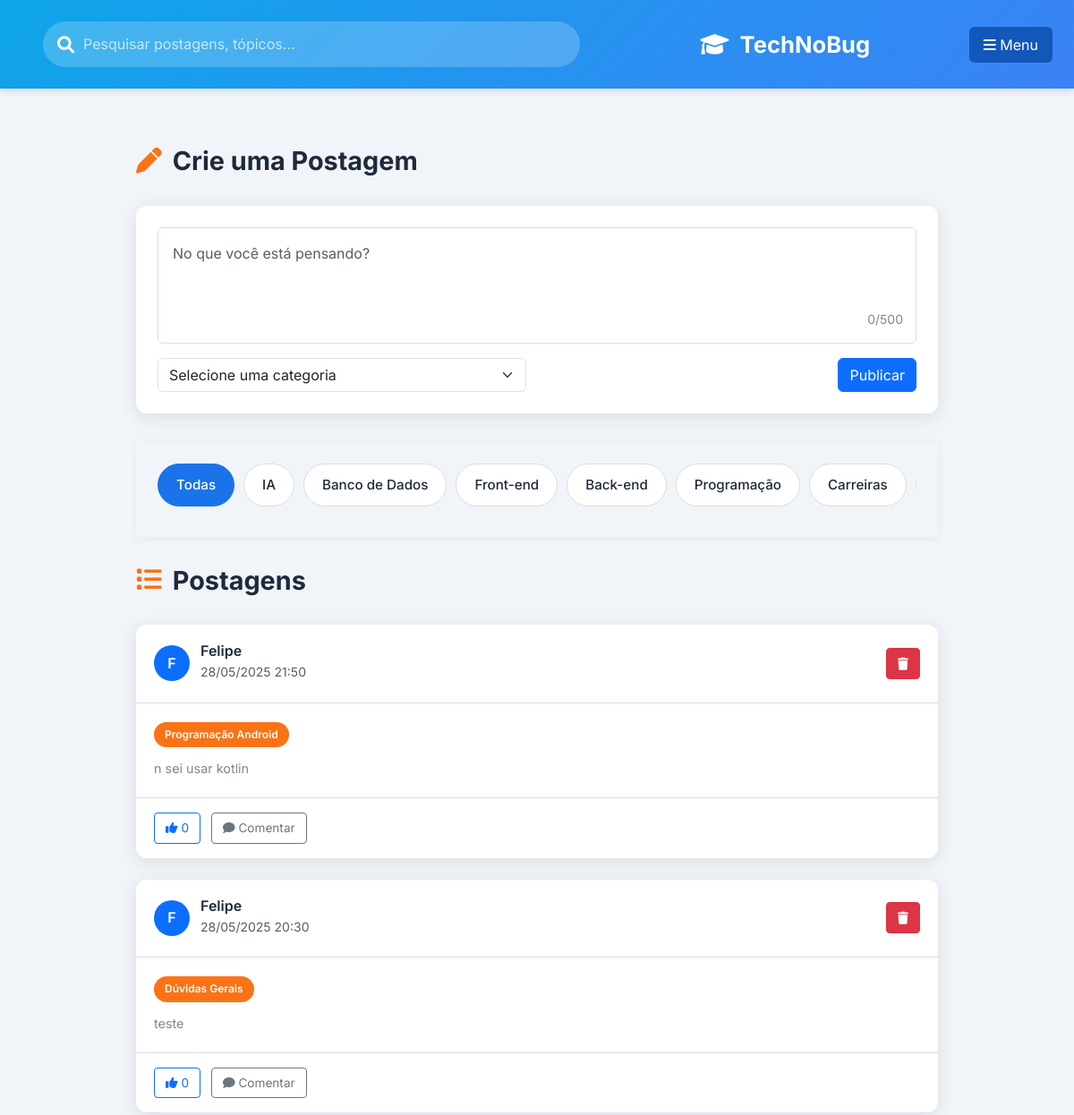
Page /telainicial (signed in, upper part) on the earlier database version.
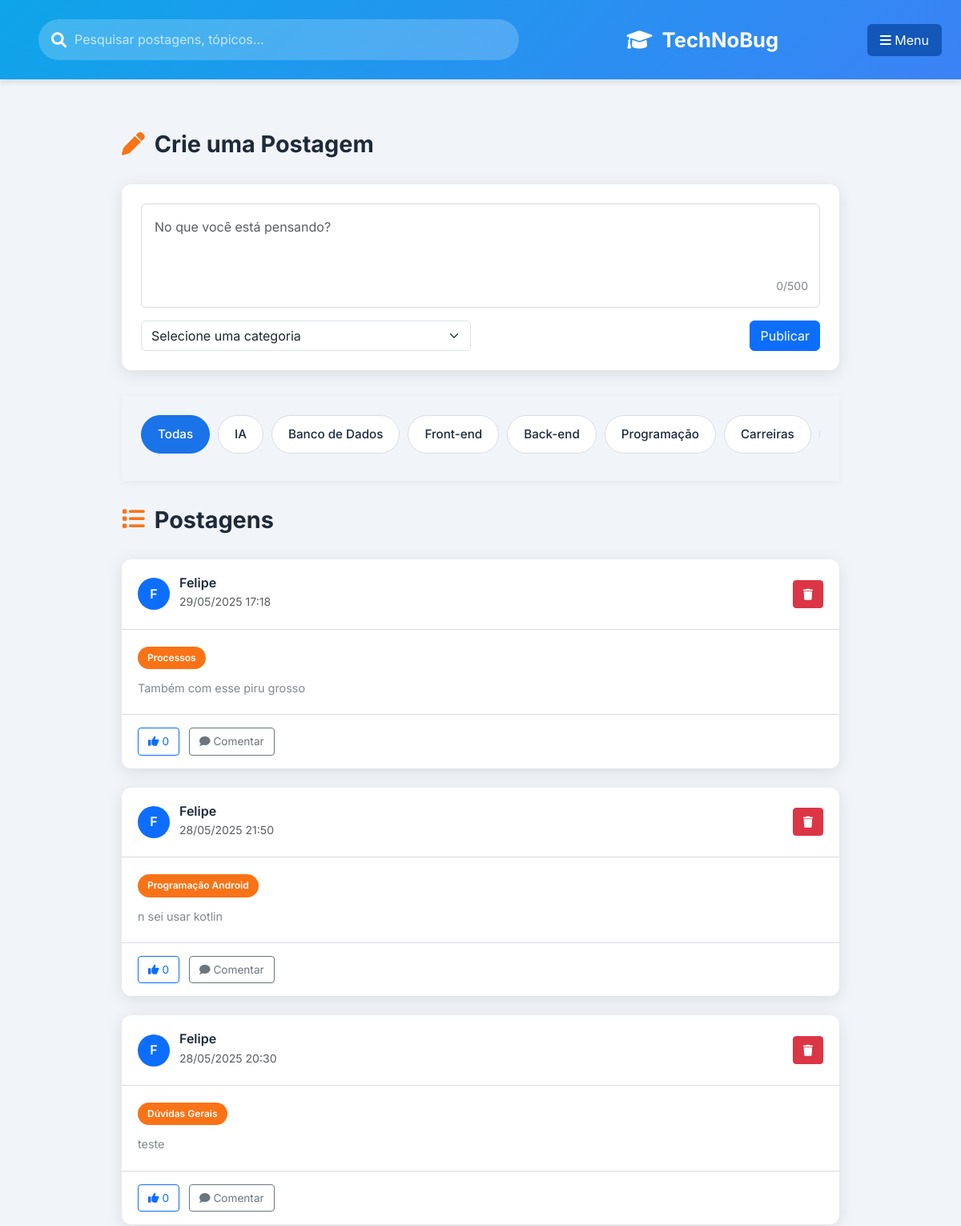
Same page on the later database version.
### backend/models.py (models this page shows, shortened)
class Post(db.Model):
    __tablename__ = 'posts'
    id = db.Column(db.Integer, primary_key=True)
    content = db.Column(db.Text, nullable=False)
    category = db.Column(db.String(50), nullable=False, default='Dúvidas Gerais')
    created_at = db.Column(db.DateTime, default=lambda: datetime.now(BRASILIA_TZ))
    user_id = db.Column(db.Integer, db.ForeignKey('users.id'), nullable=False)
    author = db.relationship('User', backref=db.backref('posts', lazy=True))

class User(db.Model):
    __tablename__ = 'users'
    id = db.Column(db.Integer, primary_key=True)
    username = db.Column(db.String(64), index=True, nullable=False)
    email = db.Column(db.String(120), index=True, unique=True, nullable=False)
    password = db.Column(db.String(128), nullable=True)  # Permitir nulo para autenticação Google
    created_at = db.Column(db.DateTime, default=lambda: datetime.now(BRASILIA_TZ))
    is_admin = db.Column(db.Boolean, default=False)  # Adicionado para suportar badges de admin
    is_moderator = db.Column(db.Boolean, default=False)  # Adicionado para suportar badges de moderador

### app.py (the view, shortened to what this page needs)
@app.route('/telainicial', methods=['GET', 'POST'])
def telainicial():
    user_id = session.get('user_id')
    if not user_id:
        flash('Por favor, faça login para acessar esta página.', 'error')
        return redirect(url_for('registroelogin'))
    user = db.session.get(User, user_id)
    if not user:
        session.clear()
        flash('Sua sessão expirou ou o usuário não existe mais.', 'error')
        return redirect(url_for('registroelogin'))
    posts = Post.query.options(
        db.joinedload(Post.comments).joinedload(Comment.author),
        db.joinedload(Post.comments).joinedload(Comment.replies).joinedload(Comment.author)
    ).order_by(Post.created_at.desc()).all()
    return render_template('telainicial.html', user=user, posts=posts)

### templates/telainicial.html (shortened to what this page needs)
<!DOCTYPE html>
<html lang="pt-BR">
<head>
    <link rel="stylesheet" href="https://cdnjs.cloudflare.com/ajax/libs/font-awesome/6.4.0/css/all.min.css">
    <link href="https://cdn.jsdelivr.net/npm/bootstrap@5.3.0/dist/css/bootstrap.min.css" rel="stylesheet">
    <link rel="stylesheet" href="{{ url_for('static', filename='css/telainicial.css') }}">
    <link rel="stylesheet" href="{{ url_for('static', filename='css/footer.css') }}">
</head>
<body>
    <header class="app-header">
        <div class="header-content">
            <div class="search-bar">
                <i class="fas fa-search"></i>
                <input type="text" placeholder="Pesquisar postagens, tópicos...">
            </div>
            <div class="logo">
                <i class="fas fa-graduation-cap"></i>
                <span>TechNoBug</span>
            </div>
            <button class="btn menu-btn" type="button" data-bs-toggle="offcanvas" data-bs-target="#offcanvasMenu" aria-controls="offcanvasMenu">
                <i class="fas fa-bars"></i>
                <span>Menu</span>
            </button>
        </div>
    </header>
    <div class="container">
        <main class="main-content">
            <div class="section-header">
                <h2 class="section-title">
                    <i class="fas fa-pen"></i>
                    <span>Crie uma Postagem</span>
                </h2>
            </div>
            <div class="post-creation-card">
                <form class="post-form">
                    <div class="mb-3 position-relative">
                        <textarea class="form-control" name="post_content" rows="4" placeholder="No que você está pensando?" required></textarea>
                        <div class="char-counter">0/500</div>
                    </div>
                    <div class="row align-items-center">
                        <div class="col-md-6 mb-3 mb-md-0">
                            <select class="form-select" name="category" required>
                                <option value="" disabled selected>Selecione uma categoria</option>
                            </select>
                        </div>
                        <div class="col-md-6 text-md-end">
                            <button type="submit" class="btn btn-primary">Publicar</button>
                        </div>
                    </div>
                </form>
            </div>
            <nav class="category-nav">
                <div class="categories-wrapper">
                    <div class="categories">
                        <span class="category active" data-category="Todas">Todas</span>
                        <span class="category" data-category="IA">IA</span>
                        <span class="category" data-category="Banco de Dados">Banco de Dados</span>
                        <span class="category" data-category="Front-end">Front-end</span>
                        <span class="category" data-category="Back-end">Back-end</span>
                        <span class="category" data-category="Programação">Programação</span>
                        <span class="category" data-category="Carreiras">Carreiras</span>
                    </div>
                </div>
            </nav>
            <div class="section-header">
                <h2 class="section-title">
                    <i class="fas fa-list"></i>
                    <span>Postagens</span>
                </h2>
            </div>
            <div class="post-list">
                {% if posts %}
                    {% for post in posts %}
                        <div class="post-card" data-post-id="{{ post.id }}" data-category="{{ post.category }}">
                            <div class="post-header">
                                <div class="user-info">
                                    <div class="avatar">
                                        <div class="avatar-initials bg-primary text-white rounded-circle d-flex justify-content-center align-items-center">
                                            {{ post.author.username[0]|upper }}
                                        </div>
                                    </div>
                                    <div>
                                        <h5 class="username">{{ post.author.username }}</h5>
                                        <small class="text-muted">{{ post.created_at.strftime('%d/%m/%Y %H:%M') }}</small>
                                    </div>
                                </div>
                                {% if post.user_id == user.id %}
                                    <div class="post-actions">
                                        <button class="btn btn-sm btn-danger delete-post" data-post-id="{{ post.id }}">
                                            <i class="fas fa-trash"></i>
                                        </button>
                                    </div>
                                {% endif %}
                            </div>
                            <div class="post-content">
                                <div class="post-category-tag">{{ post.category }}</div>
                                <p>{{ post.content }}</p>
                            </div>
                            <div class="post-footer">
                                <button class="btn btn-sm btn-outline-primary like-btn" data-post-id="{{ post.id }}">
                                    <i class="fas fa-thumbs-up"></i> <span class="like-count">0</span>
                                </button>
                                <a href="{{ url_for('post_comments', post_id=post.id) }}" class="btn btn-sm btn-outline-secondary comment-btn">
                                    <i class="fas fa-comment"></i> Comentar
                                </a>
                            </div>
                        </div>
                    {% endfor %}
                {% endif %}
            </div>
        </main>
    </div>
    {% include 'footer.html' %}
</body>
</html>

### templates/footer.html (shortened to what this page needs)
<!DOCTYPE html>
<html lang="pt-BR">
<head>
    <link rel="stylesheet" href="https://cdnjs.cloudflare.com/ajax/libs/font-awesome/6.0.0-beta3/css/all.min.css">
</head>
<body>
</body>
</html>

### static/css/footer.css (style rules this page uses)
:root { --primary: #1a73e8; --primary-light: #4a91ff; --primary-dark: #1357b9; --primary-transparent: rgba(26, 115, 232, 0.1); --secondary: #202124; --secondary-light: #3c4043; --secondary-dark: #141517; --accent: #ff4444; --light: #ffffff; --light-gray: #f1f3f4; --medium-gray: #dadce0; --dark-gray: #80868b; --dark: #202124; --font-primary: 'Inter', system-ui, -apple-system, sans-serif; }

Differences in the rows shown:
added Post: author "F", author.username "Felipe", created_at "29/05/2025 17:18", category "Processos", content "Também com esse piru grosso"
